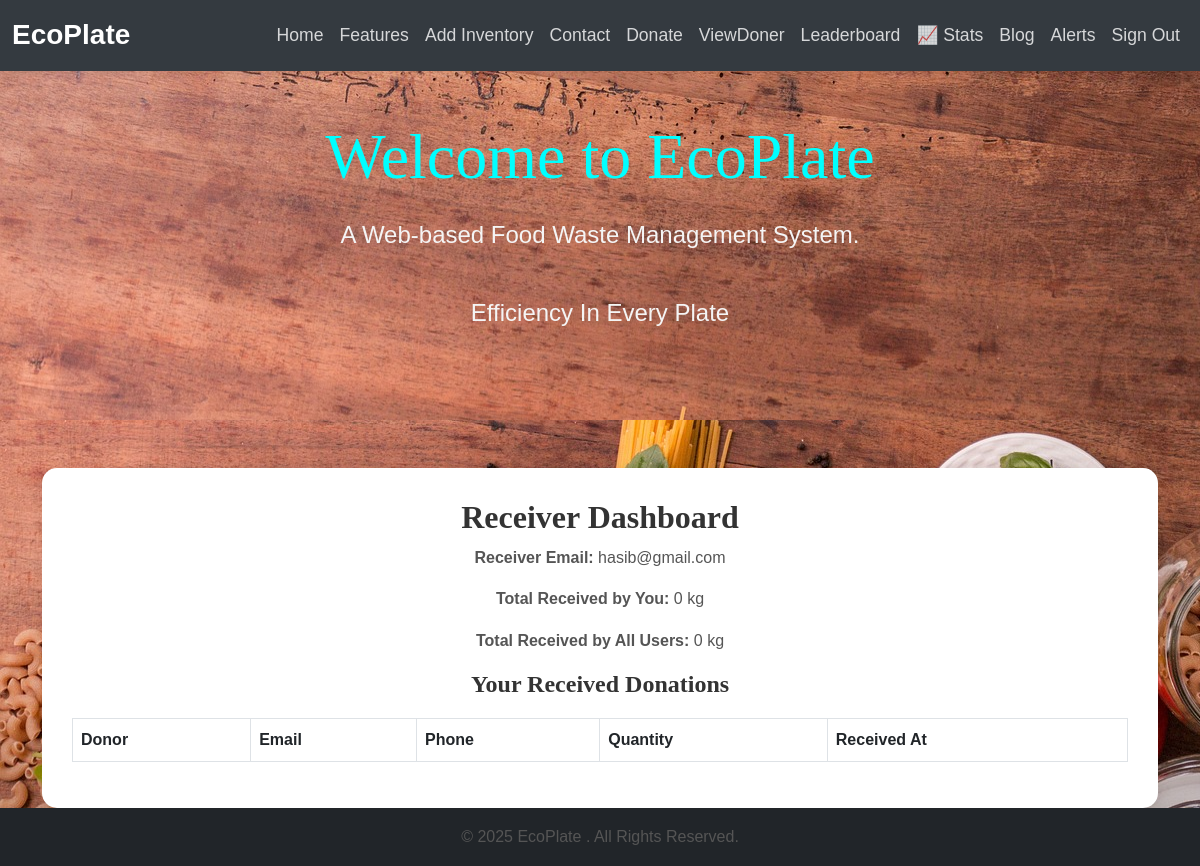
/receiver-dashboard/ (signed in), run on an earlier commit of the app's database.
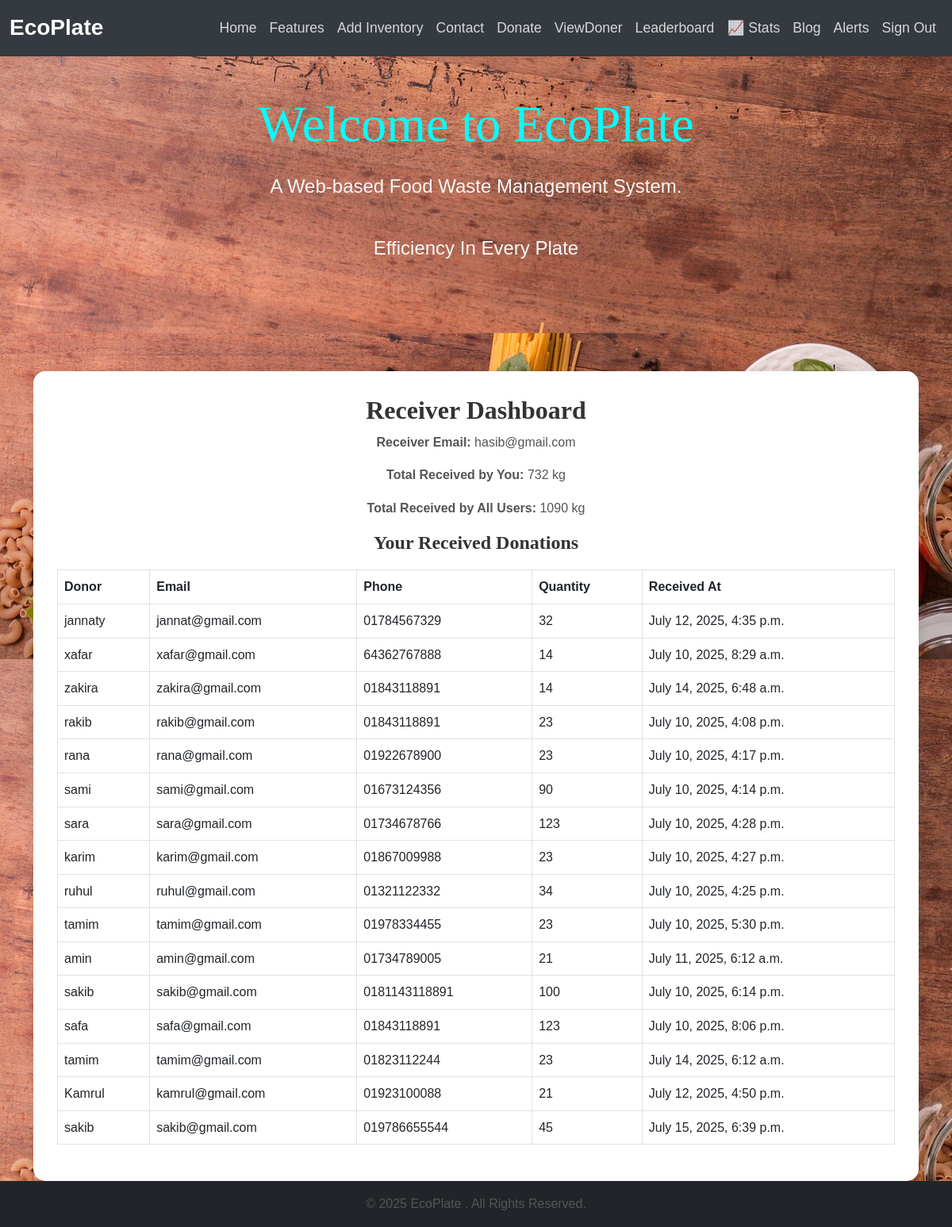
And on a later commit of the database.
### foodTest/models.py (models this page shows, shortened)
class Donation(models.Model):
    donor_name = models.CharField(max_length=100)
    email = models.EmailField()
    phone_number = models.CharField(max_length=15)
    collection_address = models.TextField()
    food_category = models.CharField(max_length=10, choices=[('veg', 'Vegetarian'), ('non_veg', 'Non-Vegetarian'), ('both', 'Both')])
    quantity = models.PositiveIntegerField()
    food_preparation_date = models.DateField()
    special_note = models.TextField(blank=True, null=True)
    accept_terms = models.BooleanField(default=False)
    received_by = models.ForeignKey(User, null=True, blank=True, on_delete=models.SET_NULL)
    received_at = models.DateTimeField(null=True, blank=True)

### foodTest/views.py (the view)
# urls.py: path('receiver-dashboard/', views.receiver_dashboard, name='receiver-dashboard'),
@login_required
def receiver_dashboard(request):
    received_donations = Donation.objects.filter(received_by=request.user)
    total_received_by_user = received_donations.aggregate(Sum('quantity'))['quantity__sum'] or 0
    total_received_all_users = Donation.objects.exclude(received_by=None).aggregate(Sum('quantity'))['quantity__sum'] or 0
    context = {
        'receiver_email': request.user.email,
        'donations': received_donations,
        'total_received_by_user': total_received_by_user,
        'total_received_all_users': total_received_all_users
    }
    return render(request, 'receiver_dashboard.html', context)

### templates/receiver_dashboard.html (shortened to what this page needs)
{% extends "base.html" %}
{% load static %}
{% block body %}
<div class="container mt-5">
    <div class="dashboard-container">
        <h2>Receiver Dashboard</h2>
        <p><strong>Receiver Email:</strong> {{ request.user.email }}</p>
        <p><strong>Total Received by You:</strong> {{ total_received_by_user }} kg</p>
        <p><strong>Total Received by All Users:</strong> {{ total_received_all_users }} kg</p>
        <h4>Your Received Donations</h4>
        <table class="table table-bordered">
            <thead>
                <tr>
                    <th>Donor</th>
                    <th>Email</th>
                    <th>Phone</th>
                    <th>Quantity</th>
                    <th>Received At</th>
                </tr>
            </thead>
            <tbody>
                {% for donation in donations %}
                <tr>
                    <td>{{ donation.donor_name }}</td>
                    <td>{{ donation.email }}</td>
                    <td>{{ donation.phone_number }}</td>
                    <td>{{ donation.quantity }}</td>
                    <td>{{ donation.received_at }}</td>
                </tr>
                {% endfor %}
            </tbody>
        </table>
    </div>
</div>
{% endblock %}

### templates/base.html (shortened to what this page needs)
{% load static %}
<!DOCTYPE html>
<html lang="en">
<head>
    <link href="https://cdn.jsdelivr.net/npm/bootstrap@5.3.0/dist/css/bootstrap.min.css" rel="stylesheet">
    <link href="{% static 'styles.css' %}" rel="stylesheet">
</head>
<body>
    <nav class="navbar navbar-expand-lg navbar-dark bg-dark">
        <div class="container-fluid">
            <a class="navbar-brand" href="#">EcoPlate</a>
            <div class="collapse navbar-collapse" id="navbarNav">
                <ul class="navbar-nav ms-auto">
                    <li class="nav-item">
                        <a class="nav-link active" aria-current="page" href="/">Home</a>
                    </li>
                    <li class="nav-item">
                        <a class="nav-link" href="/#feature">Features</a>
                    </li>
                    <li class="nav-item">
    <a class="nav-link" href="{% url 'add-inventory' %}">Add Inventory</a>
</li>
                    <li class="nav-item">
                        <a class="nav-link" href="/contactsub">Contact</a>
                    </li>
                    <li class="nav-item">
                        <a class="nav-link" href="/Vsub">Donate</a>
                    </li>
                    <li class="nav-item">
                        <a class="nav-link" href="/Vdon">ViewDoner</a>
                    </li>
                    <li class="nav-item">
                        <a class="nav-link" href="/leaderboard">Leaderboard</a>
                    </li>
                    <li class="nav-item"><a class="nav-link" href="{% url 'received-chart' %}">📈 Stats</a></li>
                    <li class="nav-item">
                        <a class="nav-link" href="/blogs">Blog</a>
                    </li>
                    <li class="nav-item">
    <a class="nav-link" href="{% url 'alert-dashboard' %}">Alerts</a>
</li>
                    {% if user.is_authenticated %}
    <li class="nav-item"><a class="nav-link" href="{% url 'signout' %}">Sign Out</a></li>
{% else %}
    <li class="nav-item"><a class="nav-link" href="{% url 'signup' %}">Sign Up</a></li>
    <li class="nav-item"><a class="nav-link" href="{% url 'signin' %}">Sign In</a></li>
{% endif %}
                </ul>
            </div>
        </div>
    </nav>
   <section id="home" class="bg-light py-5 text-center">
        <div class="container">
            <h1 class="display-4">Welcome to EcoPlate</h1>
            <p class="lead">A Web-based Food Waste Management System.</p>
            <p class="lead">Efficiency In Every Plate</p>
        </div>
    </section>
    <main class="main">
        {% block body %}
        {% endblock body %}
    </main>
    <footer class="bg-dark text-white text-center py-3">
        <p>&copy; 2025 EcoPlate . All Rights Reserved.</p>
    </footer>
</body>
</html>

### static/styles.css (style rules this page uses)
h1, h2, h3, h4, h5, h6 { font-family: 'Georgia', serif; font-weight: bold; color: whitesmoke; }
a { text-decoration: none; color: #007bff; transition: color 0.3s ease; }
.navbar { box-shadow: 0 2px 10px rgba(0, 0, 0, 0.1); background-color: #343a40 !important; }
.navbar-brand { font-size: 1.75rem; font-weight: bold; color: #fff !important; }
.nav-link { font-size: 1.1rem; color: rgba(255, 255, 255, 0.8) !important; transition: color 0.3s ease; }
#home { color: #fff; padding: 150px 0; text-align: center; background: url('/static/img/back1.jpg'); }
#home h1 { font-size: 4rem; margin-bottom: 20px; animation: fadeInDown 1.5s ease; color:aqua; }
#home p { font-size: 1.5rem; margin-bottom: 40px; animation: fadeInUp 1.5s ease; color:whitesmoke }
.text-center { color:#2c3e50; }
footer { background-color: #343a40; color: #fff; padding: 30px 0; text-align: center; }
footer p { margin: 0; font-size: 1rem; }
html, body { height: 100%; margin: 0; display: flex; flex-direction: column; font-family: 'Arial', sans-serif; line-height: 1.6; color: #101010dd; background-color:whitesmoke; background: url('/static/img/back1.jpg'); }

### templates/base.html (style rules this page uses)
.nav-link { position: relative; color: white; text-decoration: none; padding: 5px 10px; transition: all 0.9s ease; border-radius: 4px; }
.nav-link::after { content: ""; position: absolute; left: 0; bottom: 0; width: 0%; height: 2px; background-color: red; }

### templates/receiver_dashboard.html (style rules this page uses)
body { background-color: #f7f9fc; }
h2, h4 { font-weight: bold; text-align: center; color: #333; }
p { font-size: 16px; color: #555; text-align: center; }
.dashboard-container { background-color: #ffffff; padding: 30px; border-radius: 15px; box-shadow: 0px 4px 15px rgba(0, 0, 0, 0.1); }
table.table { margin-top: 20px; border: 1px solid #dee2e6; }
.table thead { background-color: #007bff; color: #fff; }

What changed in the data, as far as the page shows it:
now on this page (row edited): Donation: donor_name "jannaty", email "jannat@gmail.com", phone_number "01784567329", quantity "32", received_at "July 12, 2025, 4:35 p.m."
now on this page (row edited): Donation: donor_name "xafar", email "xafar@gmail.com", phone_number "64362767888", quantity "14", received_at "July 10, 2025, 8:29 a.m."
now on this page (row edited): Donation: donor_name "zakira", email "zakira@gmail.com", phone_number "01843118891", quantity "14", received_at "July 14, 2025, 6:48 a.m."
added Donation: donor_name "rakib", email "rakib@gmail.com", phone_number "01843118891", quantity "23", received_at "July 10, 2025, 4:08 p.m."
added Donation: donor_name "rana", email "rana@gmail.com", phone_number "01922678900", quantity "23", received_at "July 10, 2025, 4:17 p.m."
added Donation: donor_name "sami", email "sami@gmail.com", phone_number "01673124356", quantity "90", received_at "July 10, 2025, 4:14 p.m."
added Donation: donor_name "sara", email "sara@gmail.com", phone_number "01734678766", quantity "123", received_at "July 10, 2025, 4:28 p.m."
added Donation: donor_name "karim", email "karim@gmail.com", phone_number "01867009988", quantity "23", received_at "July 10, 2025, 4:27 p.m."
added Donation: donor_name "ruhul", email "ruhul@gmail.com", phone_number "01321122332", quantity "34", received_at "July 10, 2025, 4:25 p.m."
added Donation: donor_name "tamim", email "tamim@gmail.com", phone_number "01978334455", quantity "23", received_at "July 10, 2025, 5:30 p.m."
added Donation: donor_name "amin", email "amin@gmail.com", phone_number "01734789005", quantity "21", received_at "July 11, 2025, 6:12 a.m."
added Donation: donor_name "sakib", email "sakib@gmail.com", phone_number "0181143118891", quantity "100", received_at "July 10, 2025, 6:14 p.m."
added Donation: donor_name "safa", email "safa@gmail.com", phone_number "01843118891", quantity "123", received_at "July 10, 2025, 8:06 p.m."
added Donation: donor_name "tamim", email "tamim@gmail.com", phone_number "01823112244", quantity "23", received_at "July 14, 2025, 6:12 a.m."
added Donation: donor_name "Kamrul", email "kamrul@gmail.com", phone_number "01923100088", quantity "21", received_at "July 12, 2025, 4:50 p.m."
added Donation: donor_name "sakib", email "sakib@gmail.com", phone_number "019786655544", quantity "45", received_at "July 15, 2025, 6:39 p.m."
Also different on the page:
{{ total_received_by_user }}: "0" → "732"
{{ total_received_all_users }}: "0" → "1090"
